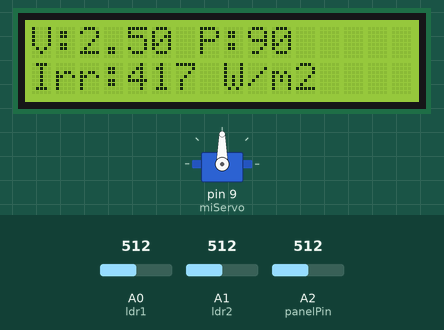
The sketch below on a simulated Arduino Uno, built with avr-gcc and run on an emulated ATmega328P. Shown: servo, 16×2 character LCD. The inputs (shaded band) are chosen by the test bench; at power-on: A0 (ldr1) = 512, A1 (ldr2) = 512, A2 (panelPin) = 512. What the sketch prints to the serial monitor is not drawn.

Above: at 11.3 s.
11.4 s: A0 (ldr1) set to 618
At 12.5 s:
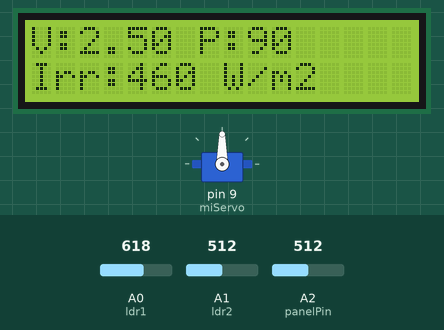
13.1 s: A0 (ldr1) set to 647
At 16.08 s:
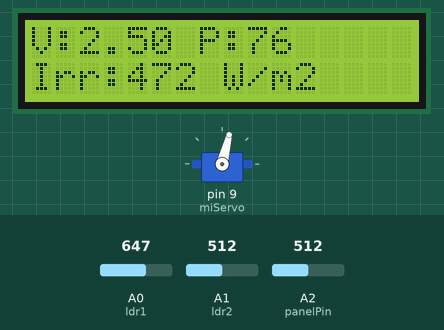
16.1 s: A1 (ldr2) set to 760
At 16.7 s:
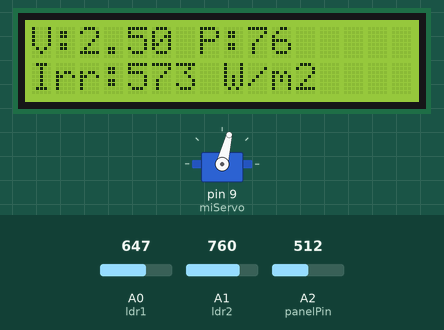
17.7 s: A1 (ldr2) set to 780
At 18.28 s:
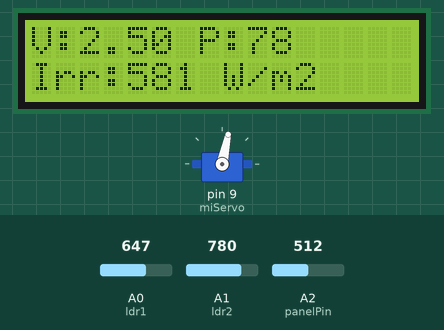
19.6 s: A2 (panelPin) set to 716
At 19.88 s:
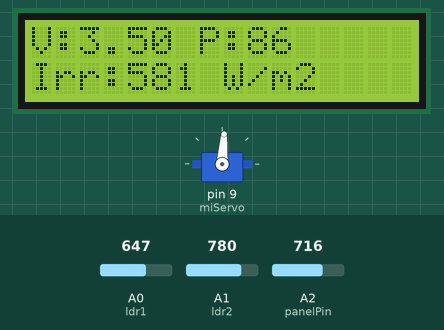
22.6 s: A2 (panelPin) set to 900
At 23.09 s:
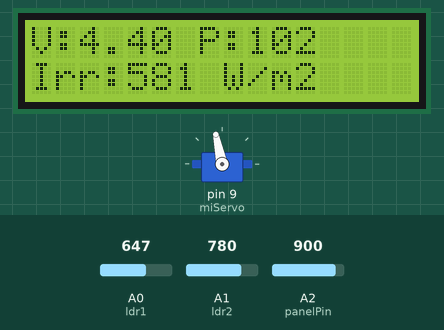
Timing chart, 0 to 28.0 s (numbered marks = the images above; inputs shaded):
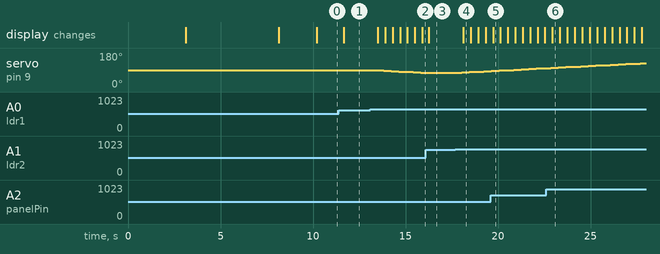

Measured:
- the behaviour switches between 632 and 633 on A0 (ldr1) (found by bisection; images 1 and 2)
- after the input at 11.4 s, the display: changes after 0.25 s (image 1)
- after the input at 13.1 s, servo on pin 9 (miServo): moves from 90° to 76° over 2.4 s, starting after 0.32 s; the display: first changes after 0.40 s (image 2 shows a later state)
- after the input at 16.1 s, servo on pin 9 (miServo): stays 76° (without the input it goes to 75° after 0.12 s)
- after the input at 17.7 s, servo on pin 9 (miServo): 76° → 78° after 0.34 s, → 80° 0.40 s later, → 82° 0.40 s later, → 84° 0.40 s later; the display: changes after 0.43 s (image 4)
- what the display in image 4 shows lasts 0.4 s, from 18.1 s to 18.5 s

The sketch:

Automatic_Solar_Tracking_System.ino
```cpp
#include <Wire.h>
#include <LiquidCrystal_I2C.h>
#include <Servo.h>

LiquidCrystal_I2C lcd(0x27, 16, 2);
Servo miServo;

int ldr1 = A0;
int ldr2 = A1;
int panelPin = A2;

int valor1 = 0;
int valor2 = 0;
int lecturaPanel = 0;

float voltajePanel = 0;
float lux = 0;
float irradiancia = 0;

// POSICIONES DEL SERVO
int centro = 90;
int izquierda = 45;
int derecha = 125;

int posicion = 90;

// SUBE este valor si sigue moviendose mucho
int tolerancia = 120;

// Movimiento suave por pasos
int pasoServo = 2;

unsigned long tiempoIguales = 0;
bool contandoCentro = false;

// CALIBRACION
int ajusteLDR1 = 0;
int ajusteLDR2 = 0;

void moverSuave(int destino) {
  destino = constrain(destino, izquierda, derecha);

  if (posicion < destino) {
    for (int i = posicion; i <= destino; i++) {
      miServo.write(i);
      delay(12);
    }
  }
  else if (posicion > destino) {
    for (int i = posicion; i >= destino; i--) {
      miServo.write(i);
      delay(12);
    }
  }

  posicion = destino;
}

void calibrarLDR() {
  long suma1 = 0;
  long suma2 = 0;

  lcd.clear();
  lcd.setCursor(0, 0);
  lcd.print("Calibrando");
  lcd.setCursor(0, 1);
  lcd.print("Misma luz");

  for (int i = 0; i < 50; i++) {
    suma1 += analogRead(ldr1);
    suma2 += analogRead(ldr2);
    delay(100);
  }

  int promedio1 = suma1 / 50;
  int promedio2 = suma2 / 50;

  int diferencia = promedio1 - promedio2;

  if (diferencia > 0) {
    ajusteLDR1 = diferencia;
    ajusteLDR2 = 0;
  } else {
    ajusteLDR1 = 0;
    ajusteLDR2 = -diferencia;
  }

  lcd.clear();
  lcd.setCursor(0, 0);
  lcd.print("Calibrado");
  delay(2000);
  lcd.clear();
}

void setup() {
  Serial.begin(9600);

  miServo.attach(9);
  posicion = centro;
  miServo.write(centro);

  lcd.begin(16, 2);
  lcd.backlight();
  lcd.clear();

  lcd.setCursor(0, 0);
  lcd.print("Seguidor solar");
  lcd.setCursor(0, 1);
  lcd.print("Centro 90");

  delay(3000);

  calibrarLDR();

  posicion = centro;
  miServo.write(centro);
}

void loop() {
  valor1 = analogRead(ldr1) - ajusteLDR1;
  valor2 = analogRead(ldr2) - ajusteLDR2;

  valor1 = constrain(valor1, 0, 1023);
  valor2 = constrain(valor2, 0, 1023);

  lecturaPanel = analogRead(panelPin);
  voltajePanel = (lecturaPanel * 5.0) / 1023.0;

  int promedio = (valor1 + valor2) / 2;
  lux = map(promedio, 0, 1023, 0, 100000);
  irradiancia = lux / 120.0;

  int diferencia = valor1 - valor2;
  String movimiento = "Mant";

  // Si LDR1 tiene mas luz, se mueve hacia LDR1
  if (diferencia > tolerancia) {
    int nuevaPos = posicion - pasoServo;
    moverSuave(nuevaPos);
    movimiento = "LDR1";
    contandoCentro = false;
  }

  // Si LDR2 tiene mas luz, se mueve hacia LDR2
  else if (diferencia < -tolerancia) {
    int nuevaPos = posicion + pasoServo;
    moverSuave(nuevaPos);
    movimiento = "LDR2";
    contandoCentro = false;
  }

  // Si estan casi iguales, espera 10 segundos y vuelve al centro
  else {
    movimiento = "Mant";

    if (!contandoCentro) {
      tiempoIguales = millis();
      contandoCentro = true;
    }

    if (millis() - tiempoIguales >= 10000 && posicion != centro) {
      moverSuave(centro);
      movimiento = "Ctr";
      contandoCentro = false;
    }
  }

  Serial.print("LDR1: ");
  Serial.print(valor1);
  Serial.print(" | LDR2: ");
  Serial.print(valor2);
  Serial.print(" | Dif: ");
  Serial.print(diferencia);
  Serial.print(" | Voltaje: ");
  Serial.print(voltajePanel, 2);
  Serial.print(" V | Irradiancia: ");
  Serial.print(irradiancia, 0);
  Serial.print(" W/m2 | Pos: ");
  Serial.print(posicion);
  Serial.print(" | Mov: ");
  Serial.println(movimiento);

  lcd.setCursor(0, 0);
  lcd.print("V:");
  lcd.print(voltajePanel, 2);
  lcd.print(" P:");
  lcd.print(posicion);
  lcd.print("   ");

  lcd.setCursor(0, 1);
  lcd.print("Irr:");
  lcd.print(irradiancia, 0);
  lcd.print(" W/m2   ");

  delay(300);
}
```
